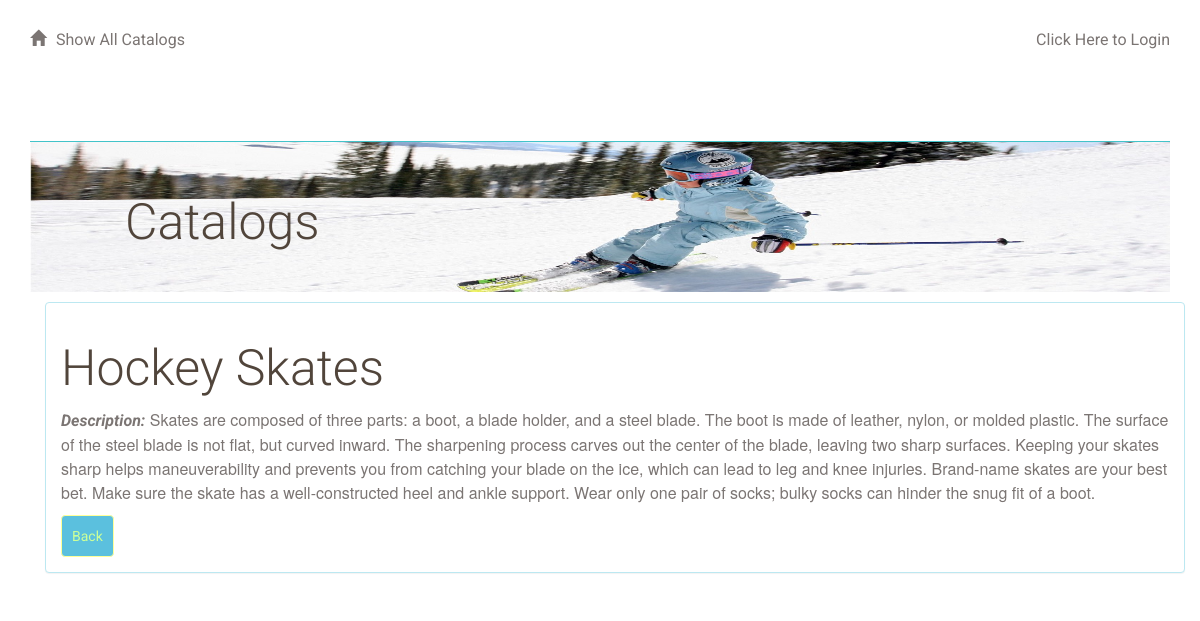
The page /catalog/9/31 on the database its author committed.
### database_setup.py (models this page shows, shortened)
class CatalogItem(Base):
    __tablename__ = 'catalog_item'
    name = Column(String(80), nullable=False)
    id = Column(Integer, primary_key=True)
    description = Column(String(250))
    catalog_id = Column(Integer, ForeignKey('catalog.id'))
    catalog = relationship(Catalog, cascade="delete")
    user_id = Column(Integer, ForeignKey('user.id'))
    user = relationship(User, cascade="delete")

### application.py (the view)
@app.route('/')
@app.route('/catalog/<int:catalog_id>/<int:catalogItem_id>')
def showItemInfo(catalog_id, catalogItem_id):
    item = session.query(CatalogItem).filter_by(id=catalogItem_id).one()
    if 'username' not in login_session:
        return render_template(
            'publiciteminfo.html', catalogItem_id=catalogItem_id, item=item)
    else:
        return render_template(
            'showiteminfo.html', catalogItem_id=catalogItem_id, item=item)

### templates/publiciteminfo.html
{% extends "main.html" %}
{% block content %}
{% include "header.html" %}
<div class="container">
  <div class="panel panel-info">
    <div class="panel-body">
      <form action="#" method = "post">
        <h1>{{item.name}}</h1>
        <p><em>Description:</em> {{item.description}}</p>
        <a href = '{{url_for('catalogMenu')}}' class='btn btn-info' role='button'>
          Back</a>
      </form>
    </div>
  </div>
</div>
{% endblock%}

### static/newstyles.css (style rules this page uses)
* { font-family: "Helvetica Neue Bold", Roboto, Helvetica, Arial, sans-serif; font-weight: 700; }
h1 { font-family: "Helvetica Neue Light", Roboto, Helvetica, Arial, sans-serif; font-size: 50px; color: #51453B; line-height: 60px; font-weight: 300; }
p { font-family: "Helvetica Neue", Roboto, Helvetica, Arial, sans-serif; font-size: 16px; color: #7B7573; line-height: 24px; font-weight: 400; }
a { font-size: 16px; color: #0093B9; line-height: 17px; }
.btn { padding: 10px; margin: 0; border-color: #FFFF99; border-width: 1px; color: #CCFF99; }

### rows shown on the page
CatalogItem: name "Hockey Skates", description "Skates are composed of three parts: a boot, a blade holder, and a steel blade. The boot is made of leather, nylon, or molded plastic. The surface of the steel blade is not flat, but curved inward. The sharpening process carves out the center of the blade, leaving two sharp surfaces. Keeping your skates sharp helps maneuverability and prevents you from catching your blade on the ice, which can lead to leg and knee injuries. Brand-name skates are your best bet. Make sure the skate has a well-constructed heel and ankle support. Wear only one pair of socks; bulky socks can hinder the snug fit of a boot."
